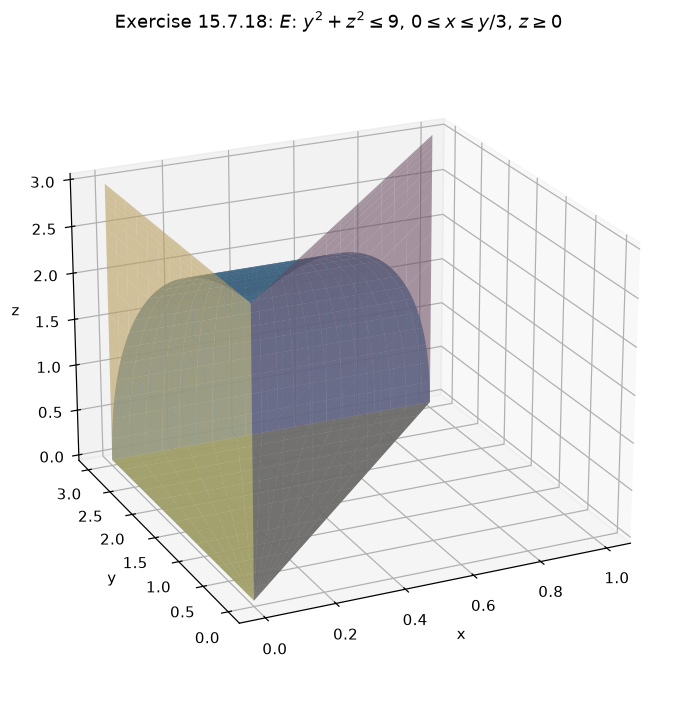

This chart was generated by the following Python code:
import numpy as np
import matplotlib
matplotlib.use("Agg")
import matplotlib.pyplot as plt

fig = plt.figure(figsize=(8, 6.5))
ax = fig.add_subplot(111, projection="3d")

t = np.linspace(0, np.pi / 2, 40)
xx = np.linspace(0, 1, 40)
T, X = np.meshgrid(t, xx, indexing="ij")
Ys = 3 * np.cos(T)
Zs = 3 * np.sin(T)
Xs = X * np.cos(T)
ax.plot_surface(Xs, Ys, Zs, alpha=0.85, color="#66a3d2", rstride=2, cstride=2)

yy = np.linspace(0, 3, 40)
xxb = np.linspace(0, 1, 40)
YY, XXb = np.meshgrid(yy, xxb, indexing="ij")
ax.plot_surface(XXb * YY / 3, YY, np.zeros_like(YY), alpha=0.9,
                color="#9ad0a0", rstride=3, cstride=3)

yy2 = np.linspace(0, 3, 40)
yy3, zz3 = np.meshgrid(yy2, np.sqrt(np.clip(9 - yy2**2, 0, None)))
ax.plot_surface(np.zeros_like(zz3), yy3, zz3, alpha=0.6,
                color="#d2b46a", rstride=3, cstride=3)

xa = np.linspace(0, 1, 40)
za = np.sqrt(np.clip(9 - 9 * xa**2, 0, None))
XA, ZA = np.meshgrid(xa, za, indexing="ij")
ax.plot_surface(XA, 3 * XA, ZA, alpha=0.55, color="#c98ab8", rstride=3, cstride=3)

ax.set_xlabel("x")
ax.set_ylabel("y")
ax.set_zlabel("z")
ax.set_title(rf"Exercise 15.7.18: $E$: $y^2+z^2 \leq 9$, $0 \leq x \leq y/3$, $z \geq 0$")
ax.view_init(elev=22, azim=-115)
plt.tight_layout()
plt.savefig("D:/Program-Files/MCMA-Toolchain/dev-logs/.raw_data/dev-logs-20261110/dsh-qwen3.8-27b-hpc/calculus-15.7.18/solution/part1_figure1.png",
            dpi=110, bbox_inches="tight")
print("saved fig1")
